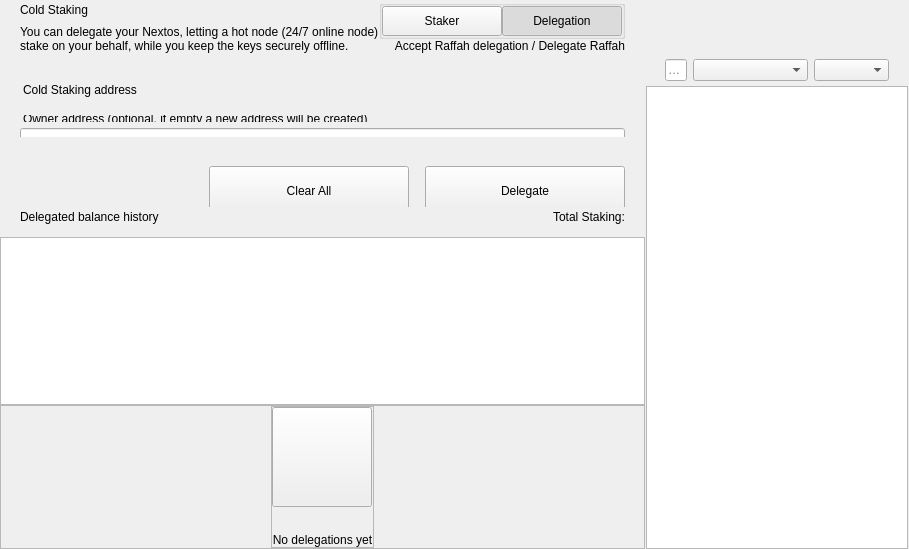
<?xml version="1.0" encoding="UTF-8"?>
<ui version="4.0">
 <class>ColdStakingWidget</class>
 <widget class="QWidget" name="ColdStakingWidget">
  <property name="geometry">
   <rect>
    <x>0</x>
    <y>0</y>
    <width>629</width>
    <height>549</height>
   </rect>
  </property>
  <property name="windowTitle">
   <string notr="true">N/A</string>
  </property>
  <layout class="QHBoxLayout" name="horizontalLayout_1" stretch="2,1">
   <property name="spacing">
    <number>0</number>
   </property>
   <property name="leftMargin">
    <number>0</number>
   </property>
   <property name="topMargin">
    <number>0</number>
   </property>
   <property name="rightMargin">
    <number>0</number>
   </property>
   <property name="bottomMargin">
    <number>0</number>
   </property>
   <item>
    <widget class="QWidget" name="left" native="true">
     <layout class="QVBoxLayout" name="verticalLayout_3">
      <property name="leftMargin">
       <number>0</number>
      </property>
      <property name="topMargin">
       <number>0</number>
      </property>
      <property name="rightMargin">
       <number>0</number>
      </property>
      <property name="bottomMargin">
       <number>0</number>
      </property>
      <item>
       <layout class="QVBoxLayout" name="verticalLayout_2">
        <property name="spacing">
         <number>0</number>
        </property>
        <item>
         <layout class="QVBoxLayout" name="verticalLayoutTop">
          <property name="spacing">
           <number>0</number>
          </property>
          <property name="leftMargin">
           <number>0</number>
          </property>
          <property name="rightMargin">
           <number>0</number>
          </property>
          <item>
           <widget class="QWidget" name="containerTitle" native="true">
            <property name="sizePolicy">
             <sizepolicy hsizetype="Preferred" vsizetype="Minimum">
              <horstretch>0</horstretch>
              <verstretch>0</verstretch>
             </sizepolicy>
            </property>
            <property name="maximumSize">
             <size>
              <width>16777215</width>
              <height>100</height>
             </size>
            </property>
            <layout class="QHBoxLayout" name="containerTitleLayout">
             <property name="spacing">
              <number>0</number>
             </property>
             <property name="leftMargin">
              <number>20</number>
             </property>
             <property name="topMargin">
              <number>0</number>
             </property>
             <property name="rightMargin">
              <number>20</number>
             </property>
             <property name="bottomMargin">
              <number>0</number>
             </property>
             <item>
              <layout class="QVBoxLayout" name="verticalLayout11">
               <property name="spacing">
                <number>5</number>
               </property>
               <item>
                <widget class="QLabel" name="labelTitle">
                 <property name="text">
                  <string>Cold Staking</string>
                 </property>
                </widget>
               </item>
               <item>
                <widget class="QLabel" name="labelSubtitle1">
                 <property name="maximumSize">
                  <size>
                   <width>16777215</width>
                   <height>16777215</height>
                  </size>
                 </property>
                 <property name="text">
                  <string>You can delegate your Nextos, letting a hot node (24/7 online node)
stake on your behalf, while you keep the keys securely offline.</string>
                 </property>
                </widget>
               </item>
              </layout>
             </item>
             <item>
              <spacer name="horizontalSpacer">
               <property name="orientation">
                <enum>Qt::Horizontal</enum>
               </property>
               <property name="sizeHint" stdset="0">
                <size>
                 <width>40</width>
                 <height>20</height>
                </size>
               </property>
              </spacer>
             </item>
             <item>
              <widget class="QWidget" name="containerViewPrivacyChecks" native="true">
               <layout class="QVBoxLayout" name="containerPrivacyChecks">
                <property name="spacing">
                 <number>0</number>
                </property>
                <property name="leftMargin">
                 <number>0</number>
                </property>
                <property name="topMargin">
                 <number>0</number>
                </property>
                <property name="rightMargin">
                 <number>0</number>
                </property>
                <property name="bottomMargin">
                 <number>0</number>
                </property>
                <item alignment="Qt::AlignHCenter|Qt::AlignVCenter">
                 <widget class="QGroupBox" name="groupBox">
                  <property name="title">
                   <string/>
                  </property>
                  <layout class="QHBoxLayout" name="horizontalLayout_2_1">
                   <property name="spacing">
                    <number>0</number>
                   </property>
                   <property name="leftMargin">
                    <number>0</number>
                   </property>
                   <property name="topMargin">
                    <number>0</number>
                   </property>
                   <property name="rightMargin">
                    <number>0</number>
                   </property>
                   <property name="bottomMargin">
                    <number>0</number>
                   </property>
                   <item>
                    <widget class="QPushButton" name="pushLeft">
                     <property name="minimumSize">
                      <size>
                       <width>120</width>
                       <height>30</height>
                      </size>
                     </property>
                     <property name="maximumSize">
                      <size>
                       <width>120</width>
                       <height>30</height>
                      </size>
                     </property>
                     <property name="focusPolicy">
                      <enum>Qt::NoFocus</enum>
                     </property>
                     <property name="text">
                      <string>Staker</string>
                     </property>
                     <property name="checkable">
                      <bool>true</bool>
                     </property>
                     <property name="autoExclusive">
                      <bool>true</bool>
                     </property>
                    </widget>
                   </item>
                   <item>
                    <widget class="QPushButton" name="pushRight">
                     <property name="minimumSize">
                      <size>
                       <width>120</width>
                       <height>30</height>
                      </size>
                     </property>
                     <property name="maximumSize">
                      <size>
                       <width>120</width>
                       <height>30</height>
                      </size>
                     </property>
                     <property name="focusPolicy">
                      <enum>Qt::NoFocus</enum>
                     </property>
                     <property name="text">
                      <string>Delegation</string>
                     </property>
                     <property name="checkable">
                      <bool>true</bool>
                     </property>
                     <property name="checked">
                      <bool>true</bool>
                     </property>
                     <property name="autoExclusive">
                      <bool>true</bool>
                     </property>
                    </widget>
                   </item>
                  </layout>
                 </widget>
                </item>
                <item alignment="Qt::AlignTop">
                 <widget class="QLabel" name="labelSubtitle2">
                  <property name="text">
                   <string>Accept Raffah delegation / Delegate Raffah</string>
                  </property>
                  <property name="alignment">
                   <set>Qt::AlignRight|Qt::AlignTrailing|Qt::AlignVCenter</set>
                  </property>
                 </widget>
                </item>
               </layout>
              </widget>
             </item>
            </layout>
           </widget>
          </item>
          <item>
           <spacer name="verticalSpacer_2">
            <property name="orientation">
             <enum>Qt::Vertical</enum>
            </property>
            <property name="sizeType">
             <enum>QSizePolicy::Fixed</enum>
            </property>
            <property name="sizeHint" stdset="0">
             <size>
              <width>20</width>
              <height>30</height>
             </size>
            </property>
           </spacer>
          </item>
          <item>
           <widget class="QWidget" name="containerSend" native="true">
            <property name="minimumSize">
             <size>
              <width>0</width>
              <height>50</height>
             </size>
            </property>
            <layout class="QVBoxLayout" name="containerSendRow">
             <property name="spacing">
              <number>6</number>
             </property>
             <property name="leftMargin">
              <number>0</number>
             </property>
             <property name="topMargin">
              <number>0</number>
             </property>
             <property name="rightMargin">
              <number>0</number>
             </property>
             <property name="bottomMargin">
              <number>0</number>
             </property>
             <item>
              <widget class="QLabel" name="labelEditTitle">
               <property name="maximumSize">
                <size>
                 <width>16777215</width>
                 <height>30</height>
                </size>
               </property>
               <property name="styleSheet">
                <string notr="true">padding-left:20px; padding-bottom:3px;</string>
               </property>
               <property name="text">
                <string>Cold Staking address</string>
               </property>
              </widget>
             </item>
             <item>
              <spacer name="verticalSpacer_6">
               <property name="orientation">
                <enum>Qt::Vertical</enum>
               </property>
               <property name="sizeType">
                <enum>QSizePolicy::Fixed</enum>
               </property>
               <property name="sizeHint" stdset="0">
                <size>
                 <width>20</width>
                 <height>9</height>
                </size>
               </property>
              </spacer>
             </item>
             <item>
              <widget class="QWidget" name="containerOwner" native="true">
               <layout class="QVBoxLayout" name="vContainerOwner">
                <property name="spacing">
                 <number>4</number>
                </property>
                <property name="leftMargin">
                 <number>20</number>
                </property>
                <property name="topMargin">
                 <number>0</number>
                </property>
                <property name="rightMargin">
                 <number>20</number>
                </property>
                <property name="bottomMargin">
                 <number>0</number>
                </property>
                <item>
                 <widget class="QLabel" name="labelSubtitleDescription">
                  <property name="maximumSize">
                   <size>
                    <width>16777215</width>
                    <height>20</height>
                   </size>
                  </property>
                  <property name="styleSheet">
                   <string notr="true">margin-bottom:2px;
                   margin-left:0.05px;
                   padding:0px;</string>
                  </property>
                  <property name="text">
                   <string>Owner address (optional, if empty a new address will be created)</string>
                  </property>
                 </widget>
                </item>
                <item>
                 <widget class="QLineEdit" name="lineEditOwnerAddress">
                  <property name="minimumSize">
                   <size>
                    <width>0</width>
                    <height>50</height>
                   </size>
                  </property>
                  <property name="maximumSize">
                   <size>
                    <width>16777215</width>
                    <height>50</height>
                   </size>
                  </property>
                  <property name="styleSheet">
                   <string notr="true"/>
                  </property>
                  <property name="placeholderText">
                   <string>Enter owner address</string>
                  </property>
                 </widget>
                </item>
               </layout>
              </widget>
             </item>
            </layout>
           </widget>
          </item>
         </layout>
        </item>
        <item>
         <spacer name="verticalSpacer_3">
          <property name="orientation">
           <enum>Qt::Vertical</enum>
          </property>
          <property name="sizeType">
           <enum>QSizePolicy::Minimum</enum>
          </property>
          <property name="sizeHint" stdset="0">
           <size>
            <width>20</width>
            <height>20</height>
           </size>
          </property>
         </spacer>
        </item>
        <item>
         <widget class="QWidget" name="containerBtn" native="true">
          <property name="minimumSize">
           <size>
            <width>0</width>
            <height>50</height>
           </size>
          </property>
          <layout class="QHBoxLayout" name="horizontalLayout">
           <property name="rightMargin">
            <number>20</number>
           </property>
           <item>
            <spacer name="horizontalSpacer_2">
             <property name="orientation">
              <enum>Qt::Horizontal</enum>
             </property>
             <property name="sizeHint" stdset="0">
              <size>
               <width>200</width>
               <height>20</height>
              </size>
             </property>
            </spacer>
           </item>
           <item>
            <layout class="QHBoxLayout" name="horizontalLayout_7">
             <item>
              <spacer name="horizontalSpacer_3">
               <property name="orientation">
                <enum>Qt::Horizontal</enum>
               </property>
               <property name="sizeType">
                <enum>QSizePolicy::Expanding</enum>
               </property>
               <property name="sizeHint" stdset="0">
                <size>
                 <width>40</width>
                 <height>20</height>
                </size>
               </property>
              </spacer>
             </item>
             <item>
              <widget class="QPushButton" name="pushButtonClear">
               <property name="minimumSize">
                <size>
                 <width>200</width>
                 <height>50</height>
                </size>
               </property>
               <property name="focusPolicy">
                <enum>Qt::NoFocus</enum>
               </property>
               <property name="text">
                <string>Clear All</string>
               </property>
              </widget>
             </item>
             <item>
              <spacer name="horizontalSpacer_4">
               <property name="orientation">
                <enum>Qt::Horizontal</enum>
               </property>
               <property name="sizeType">
                <enum>QSizePolicy::Fixed</enum>
               </property>
               <property name="sizeHint" stdset="0">
                <size>
                 <width>10</width>
                 <height>20</height>
                </size>
               </property>
              </spacer>
             </item>
             <item>
              <widget class="QPushButton" name="pushButtonSend">
               <property name="minimumSize">
                <size>
                 <width>200</width>
                 <height>50</height>
                </size>
               </property>
               <property name="maximumSize">
                <size>
                 <width>200</width>
                 <height>50</height>
                </size>
               </property>
               <property name="focusPolicy">
                <enum>Qt::NoFocus</enum>
               </property>
               <property name="text">
                <string>Delegate</string>
               </property>
              </widget>
             </item>
            </layout>
           </item>
          </layout>
         </widget>
        </item>
        <item>
         <widget class="QWidget" name="containerHistoryLabel" native="true">
          <layout class="QHBoxLayout" name="horizontalLayout_4">
           <property name="spacing">
            <number>0</number>
           </property>
           <property name="leftMargin">
            <number>20</number>
           </property>
           <property name="topMargin">
            <number>0</number>
           </property>
           <property name="rightMargin">
            <number>20</number>
           </property>
           <property name="bottomMargin">
            <number>0</number>
           </property>
           <item>
            <widget class="QWidget" name="verticalWidget" native="true">
             <property name="minimumSize">
              <size>
               <width>100</width>
               <height>0</height>
              </size>
             </property>
             <layout class="QVBoxLayout" name="verticalLayout_58">
              <property name="leftMargin">
               <number>0</number>
              </property>
              <property name="topMargin">
               <number>0</number>
              </property>
              <property name="rightMargin">
               <number>0</number>
              </property>
              <property name="bottomMargin">
               <number>0</number>
              </property>
              <item>
               <widget class="QLabel" name="labelListHistory">
                <property name="text">
                 <string>Delegated balance history</string>
                </property>
               </widget>
              </item>
             </layout>
            </widget>
           </item>
           <item>
            <spacer name="horizontalSpacer_5">
             <property name="orientation">
              <enum>Qt::Horizontal</enum>
             </property>
             <property name="sizeHint" stdset="0">
              <size>
               <width>40</width>
               <height>20</height>
              </size>
             </property>
            </spacer>
           </item>
           <item>
            <widget class="QLabel" name="labelStakingTotal">
             <property name="text">
              <string>Total Staking:</string>
             </property>
            </widget>
           </item>
          </layout>
         </widget>
        </item>
        <item>
         <layout class="QVBoxLayout" name="verticalLayout_64">
          <property name="spacing">
           <number>0</number>
          </property>
          <item>
           <spacer name="verticalSpacer_44">
            <property name="orientation">
             <enum>Qt::Vertical</enum>
            </property>
            <property name="sizeType">
             <enum>QSizePolicy::Fixed</enum>
            </property>
            <property name="sizeHint" stdset="0">
             <size>
              <width>20</width>
              <height>10</height>
             </size>
            </property>
           </spacer>
          </item>
          <item>
           <widget class="QListView" name="listView">
            <property name="enabled">
             <bool>true</bool>
            </property>
            <property name="mouseTracking">
             <bool>true</bool>
            </property>
           </widget>
          </item>
          <item>
           <widget class="QFrame" name="emptyContainer">
            <property name="minimumSize">
             <size>
              <width>0</width>
              <height>100</height>
             </size>
            </property>
            <property name="frameShape">
             <enum>QFrame::StyledPanel</enum>
            </property>
            <property name="frameShadow">
             <enum>QFrame::Raised</enum>
            </property>
            <layout class="QVBoxLayout" name="verticalLayout_71" stretch="1,8">
             <property name="spacing">
              <number>0</number>
             </property>
             <property name="leftMargin">
              <number>0</number>
             </property>
             <property name="topMargin">
              <number>0</number>
             </property>
             <property name="rightMargin">
              <number>0</number>
             </property>
             <property name="bottomMargin">
              <number>0</number>
             </property>
             <item>
              <spacer name="verticalSpacer">
               <property name="orientation">
                <enum>Qt::Vertical</enum>
               </property>
               <property name="sizeHint" stdset="0">
                <size>
                 <width>20</width>
                 <height>20</height>
                </size>
               </property>
              </spacer>
             </item>
             <item alignment="Qt::AlignHCenter|Qt::AlignVCenter">
              <widget class="QFrame" name="emptyScreen">
               <property name="sizePolicy">
                <sizepolicy hsizetype="Expanding" vsizetype="Expanding">
                 <horstretch>0</horstretch>
                 <verstretch>0</verstretch>
                </sizepolicy>
               </property>
               <property name="frameShape">
                <enum>QFrame::StyledPanel</enum>
               </property>
               <property name="frameShadow">
                <enum>QFrame::Raised</enum>
               </property>
               <layout class="QVBoxLayout" name="verticalLayout">
                <property name="spacing">
                 <number>30</number>
                </property>
                <property name="leftMargin">
                 <number>0</number>
                </property>
                <property name="topMargin">
                 <number>0</number>
                </property>
                <property name="rightMargin">
                 <number>0</number>
                </property>
                <property name="bottomMargin">
                 <number>0</number>
                </property>
                <item alignment="Qt::AlignHCenter|Qt::AlignVCenter">
                 <widget class="QPushButton" name="pushImgEmpty">
                  <property name="minimumSize">
                   <size>
                    <width>100</width>
                    <height>100</height>
                   </size>
                  </property>
                  <property name="maximumSize">
                   <size>
                    <width>100</width>
                    <height>100</height>
                   </size>
                  </property>
                  <property name="focusPolicy">
                   <enum>Qt::NoFocus</enum>
                  </property>
                  <property name="text">
                   <string/>
                  </property>
                  <property name="iconSize">
                   <size>
                    <width>100</width>
                    <height>100</height>
                   </size>
                  </property>
                 </widget>
                </item>
                <item alignment="Qt::AlignHCenter|Qt::AlignVCenter">
                 <widget class="QLabel" name="labelEmpty">
                  <property name="styleSheet">
                   <string notr="true"/>
                  </property>
                  <property name="text">
                   <string>No delegations yet</string>
                  </property>
                  <property name="alignment">
                   <set>Qt::AlignCenter</set>
                  </property>
                 </widget>
                </item>
               </layout>
              </widget>
             </item>
            </layout>
           </widget>
          </item>
         </layout>
        </item>
       </layout>
      </item>
     </layout>
    </widget>
   </item>
   <item>
    <widget class="QWidget" name="right" native="true">
     <layout class="QVBoxLayout" name="rightContainer">
      <property name="spacing">
       <number>0</number>
      </property>
      <property name="leftMargin">
       <number>1</number>
      </property>
      <property name="topMargin">
       <number>0</number>
      </property>
      <property name="rightMargin">
       <number>1</number>
      </property>
      <property name="bottomMargin">
       <number>0</number>
      </property>
      <item>
       <widget class="QWidget" name="containerRightButtons" native="true">
        <property name="minimumSize">
         <size>
          <width>0</width>
          <height>50</height>
         </size>
        </property>
        <layout class="QVBoxLayout" name="verticalLayout_4">
         <property name="leftMargin">
          <number>19</number>
         </property>
         <property name="topMargin">
          <number>0</number>
         </property>
         <property name="rightMargin">
          <number>19</number>
         </property>
         <property name="bottomMargin">
          <number>0</number>
         </property>
         <item>
          <widget class="OptionButton" name="btnCoinControl" native="true">
           <property name="minimumSize">
            <size>
             <width>0</width>
             <height>0</height>
            </size>
           </property>
          </widget>
         </item>
         <item>
          <widget class="OptionButton" name="btnColdStaking" native="true"/>
         </item>
         <item>
          <widget class="OptionButton" name="btnMyStakingAddresses" native="true">
           <property name="sizePolicy">
            <sizepolicy hsizetype="Preferred" vsizetype="Minimum">
             <horstretch>0</horstretch>
             <verstretch>0</verstretch>
            </sizepolicy>
           </property>
          </widget>
         </item>
        </layout>
       </widget>
      </item>
      <item>
       <widget class="QWidget" name="sortWidget" native="true">
        <layout class="QHBoxLayout" name="horizontalLayout_6">
         <property name="leftMargin">
          <number>19</number>
         </property>
         <property name="rightMargin">
          <number>19</number>
         </property>
         <property name="bottomMargin">
          <number>5</number>
         </property>
           <item>
            <widget class="QLineEdit" name="lineEditFilter">
             <property name="sizePolicy">
              <sizepolicy hsizetype="Expanding" vsizetype="Fixed">
               <horstretch>0</horstretch>
               <verstretch>0</verstretch>
              </sizepolicy>
             </property>
             <property name="minimumSize">
              <size>
               <width>0</width>
               <height>0</height>
              </size>
             </property>
             <property name="contextMenuPolicy">
              <enum>Qt::DefaultContextMenu</enum>
             </property>
             <property name="acceptDrops">
              <bool>false</bool>
             </property>
             <property name="maxLength">
              <number>40</number>
             </property>
             <property name="placeholderText">
              <string>Filter</string>
             </property>
            </widget>
           </item>
         <item>
          <spacer name="horizontalSpacer_6">
           <property name="orientation">
            <enum>Qt::Horizontal</enum>
           </property>
           <property name="sizeType">
              <enum>QSizePolicy::Preferred</enum>
           </property>
           <property name="sizeHint" stdset="0">
            <size>
             <width>20</width>
             <height>20</height>
            </size>
           </property>
          </spacer>
         </item>
         <item>
          <widget class="QComboBox" name="comboBoxSort">
           <property name="sizePolicy">
            <sizepolicy hsizetype="Preferred" vsizetype="Fixed">
             <horstretch>0</horstretch>
             <verstretch>0</verstretch>
            </sizepolicy>
           </property>
           <property name="minimumSize">
            <size>
             <width>115</width>
             <height>0</height>
            </size>
           </property>
          </widget>
         </item>
         <item>
          <widget class="QComboBox" name="comboBoxSortOrder">
           <property name="sizePolicy">
            <sizepolicy hsizetype="Preferred" vsizetype="Fixed">
             <horstretch>0</horstretch>
             <verstretch>0</verstretch>
            </sizepolicy>
           </property>
           <property name="minimumSize">
            <size>
             <width>75</width>
             <height>0</height>
            </size>
           </property>
          </widget>
         </item>
        </layout>
       <zorder>comboBoxSort</zorder>
       <zorder>comboBoxSortOrder</zorder>
       <zorder>lineEditFilter</zorder>
       </widget>
      </item>
      <item>
       <widget class="QListView" name="listViewStakingAddress">
        <property name="enabled">
         <bool>true</bool>
        </property>
        <property name="mouseTracking">
         <bool>true</bool>
        </property>
       </widget>
      </item>
     </layout>
    </widget>
   </item>
  </layout>
 </widget>
 <customwidgets>
  <customwidget>
   <class>OptionButton</class>
   <extends>QWidget</extends>
   <header>qt/mubdi/optionbutton.h</header>
   <container>1</container>
  </customwidget>
 </customwidgets>
 <resources/>
 <connections/>
</ui>
